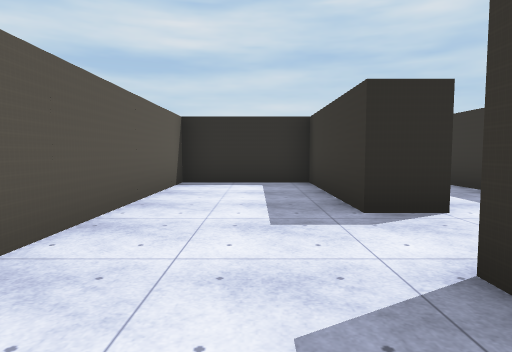
[1] (above)

24 first-person views from a walk through a 3-D level made in the Unity game engine. The camera is 1.3 m above the floor, tilts 4° down and sees 75° across. The floor is counted in squares, 2 m on a side. Each view is taken from the middle of a square. On the plan, view 1 faces up. The plan holds only what a view shows up to about 10 squares ahead; the rest is blank. The place goes on beyond the plan. The player character is not drawn. Some animated figures are not drawn. Some surface patterns are stand-ins.

[2]
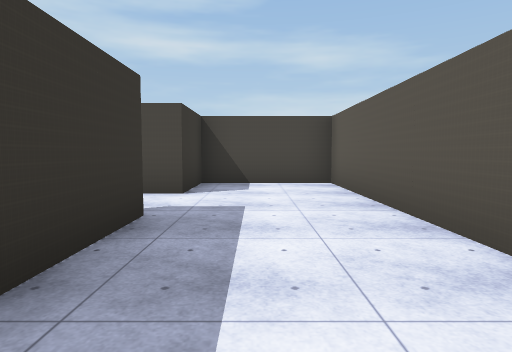

[3]
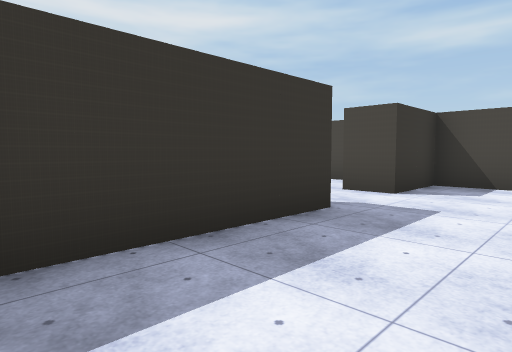

[4]
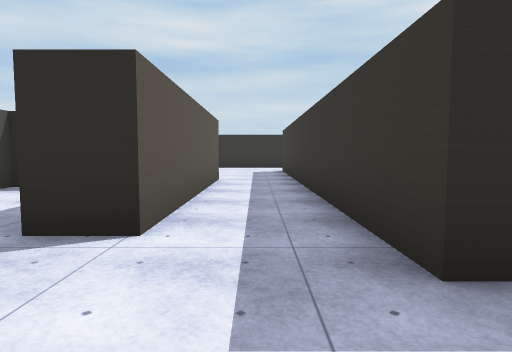

[5]
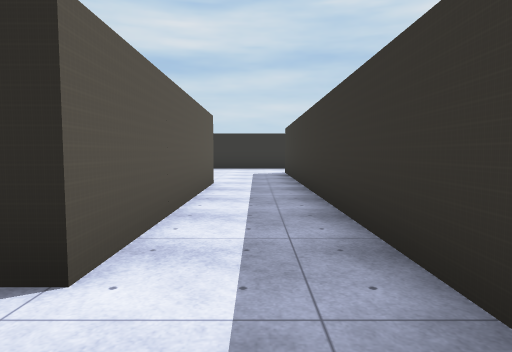

[6]
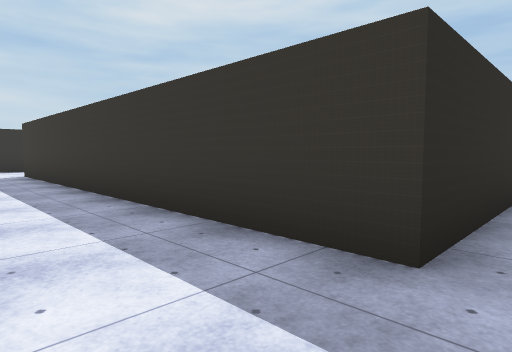

[7]
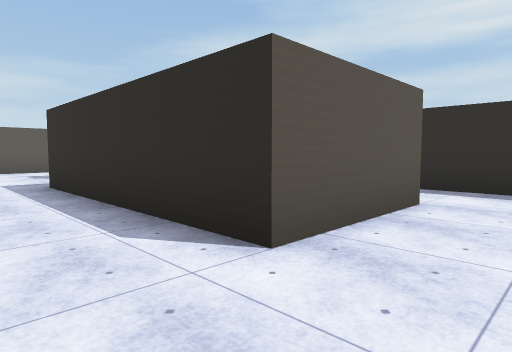

[8]
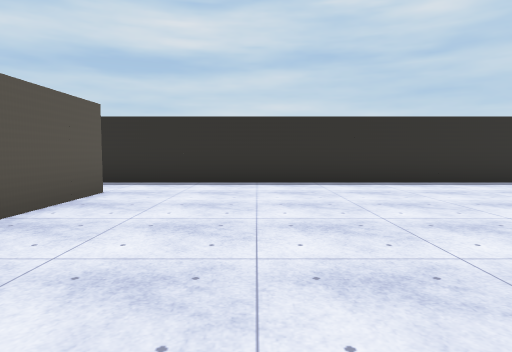

[9]
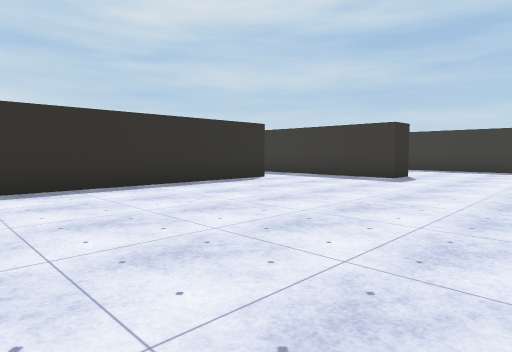

[10]
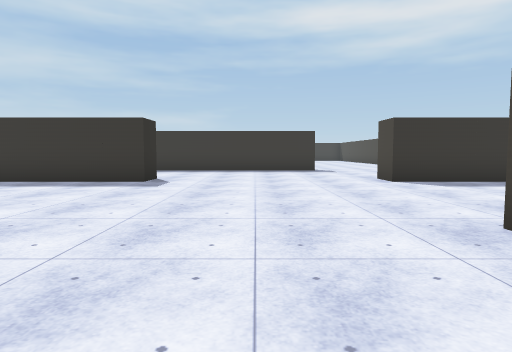

[11]
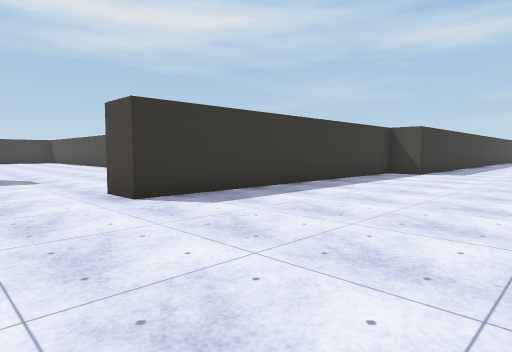

[12]
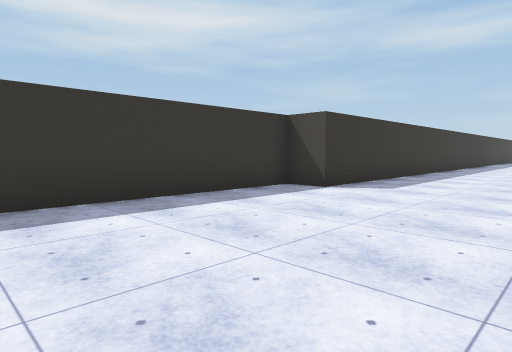

[13]
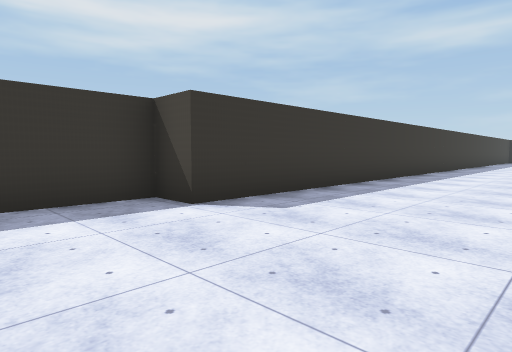

[14]
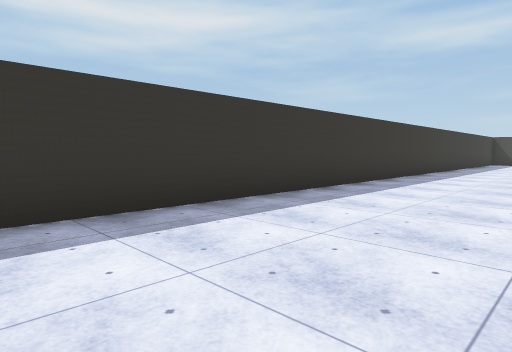

[15]
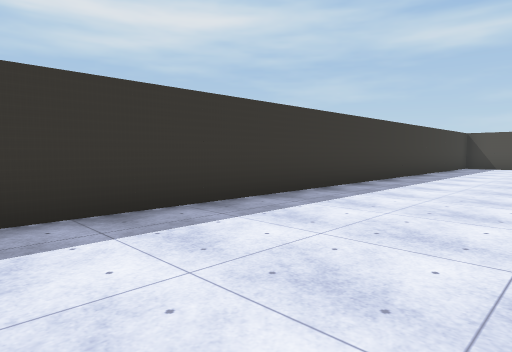

[16]
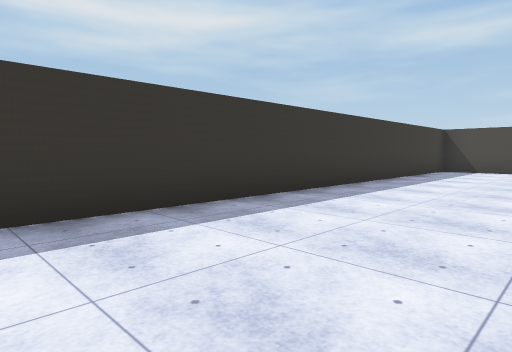

[17]
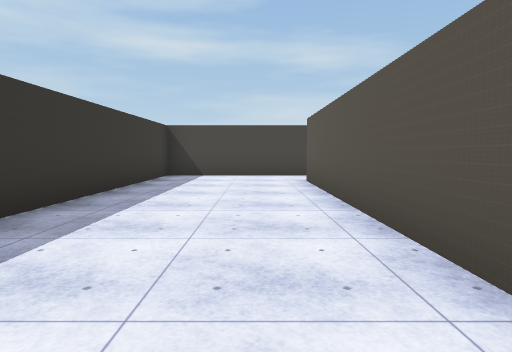

[18]
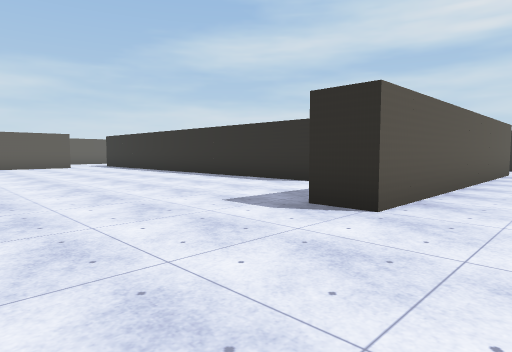

[19]
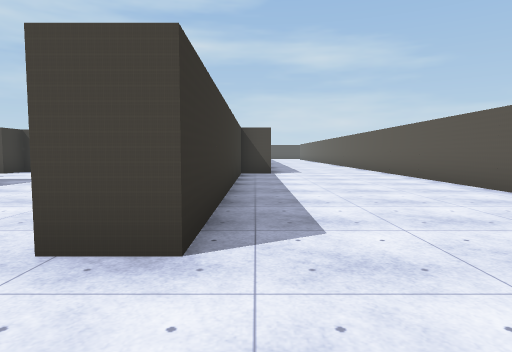

[20]
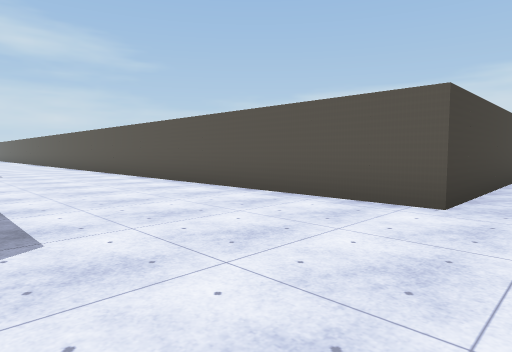

[21]
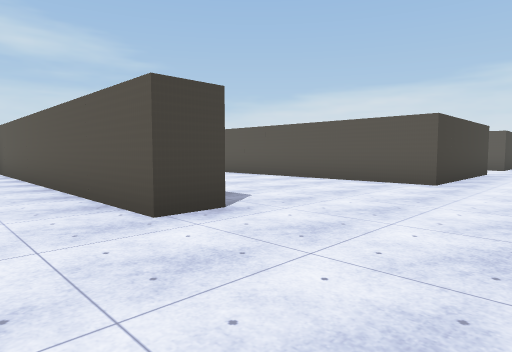

[22]
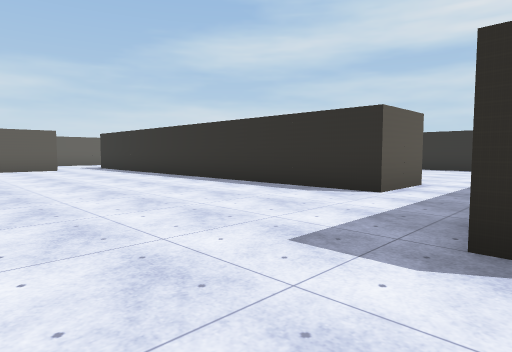

[23]
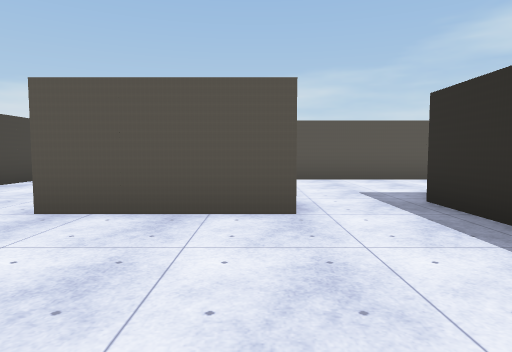

[24]
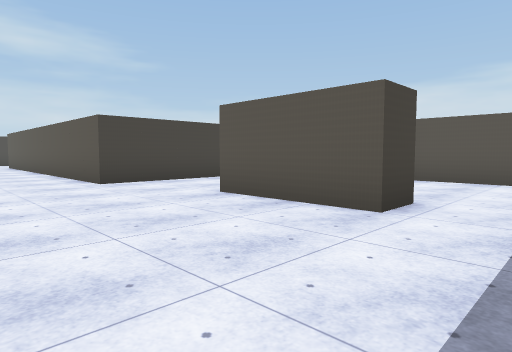

### Floor plan
Points are (right, up) in squares from view 1. A wall is a line through its corners. A room is listed if a view was taken in it or the views show most of it. See-through windows are left out.
Room 1 (views 1, 2, 3, 6)
walls: (2.1, 3.6) (1.2, 3.6) (1.2, 7.3) (-1.6, 7.3) (-1.6, -0.1) (1.2, -0.1) (1.2, 1.7) (2.1, 1.7)
ways out: opening at (2, 2.5) to room 2
Room 2 (views 4, 5, 7, 8, 9, 10, 11, 12, 13, 14, 15, 16, 17, 18, 19, 20, 21, 22, 23, 24)
walls: (13.1, -0.1) (17.8, -0.1) (17.8, -9.1); (20.6, 7.3) (9.5, 7.3); (5.2, -0.1) (10.4, -0.1) (10.4, -4.6); (9.5, 5.4) (9.5, 2.6) (3.9, 2.6) (3.9, 9.5); (3.1, -0.1) (3.6, -0.1); (23.4, 10.5) (23.4, 4.5) (22.5, 4.5) (22.5, 7.8); (17.8, -24.5) (17.8, -30.8); (2.1, 9.1) (2.1, 3.6); (17.5, -32.5) (21.5, -32.5) (21.5, -9.4) (22.5, -9.4) (22.5, -1.1) (23.4, -1.1) (23.4, -10.2)
ways out: opening at (2, 2.5) to room 1; opening at (3, 10); opening at (9, 6.5); opening at (21.5, 8.5)

Positions as (right, up) in squares from view 1, and headings:
1: (0, 0), facing up
2: (0, 7), facing down
3: (-1, 7), facing down-right
4: (3, 1), facing up
5: (3, 2), facing up
6: (2, 2), facing up-right
7: (11, 1), facing up-left
8: (12, 0), facing up
9: (14, 1), facing up-right
10: (15, 2), facing right
11: (18, 1), facing down-right
12: (18, -4), facing down-right
13: (18, -7), facing down-right
14: (18, -12), facing down-right
15: (18, -17), facing down-right
16: (18, -20), facing down-right
17: (19, -23), facing down
18: (25, 1), facing up-left
19: (22, 1), facing down
20: (22, 1), facing down-left
21: (25, 2), facing down-left
22: (23, 2), facing up-left
23: (13, 5), facing left
24: (13, 7), facing down-left
